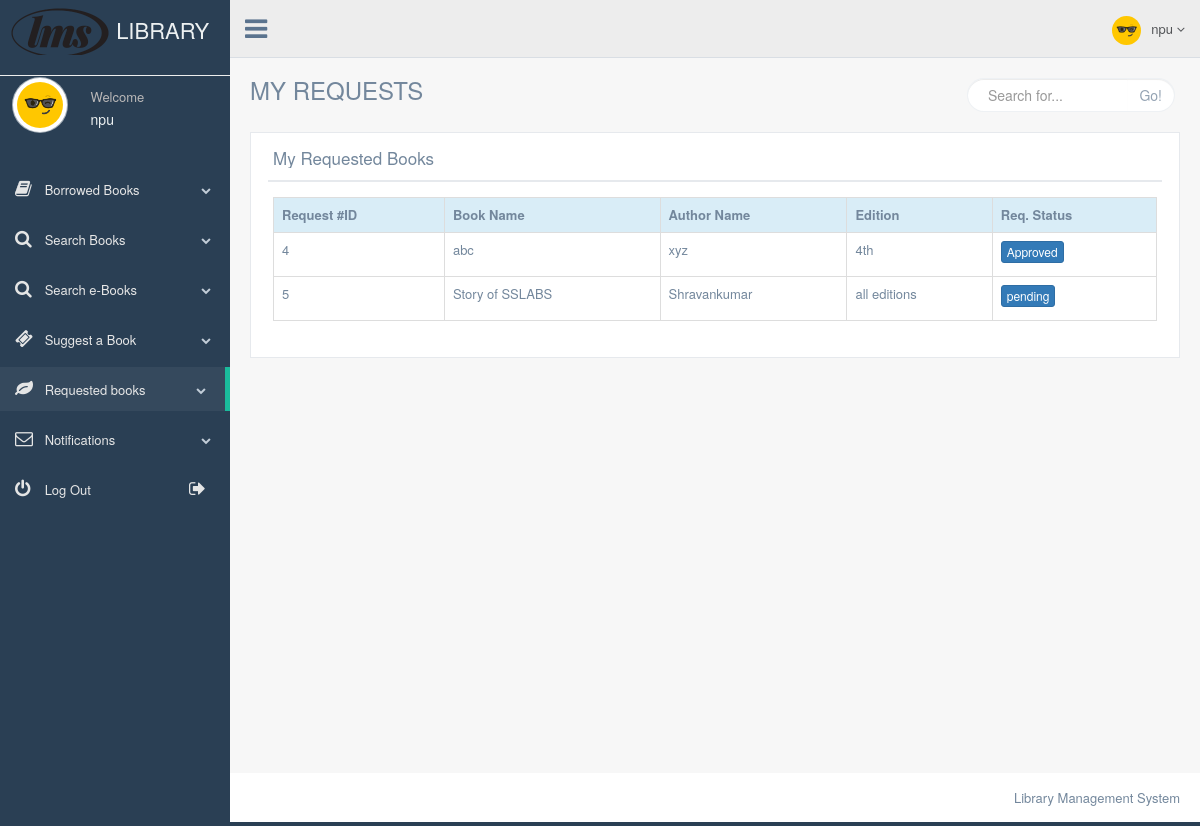
Screenshot of /student/requested_books.php (signed in) with the database file from the repository.
### tables this page shows
CREATE TABLE `suggest_books` (
  `id` int(8) NOT NULL,
  `suggest_by` varchar(64) NOT NULL,
  `book_name` varchar(128) NOT NULL,
  `author_name` varchar(128) NOT NULL,
  `edition` varchar(32) NOT NULL,
  `status` varchar(32) NOT NULL
);

### student/requested_books.php (the view, shortened to what this page needs)
<?php
    include "header.php";
?>
        <div class="right_col" role="main">
            <div class="">
                <div class="page-title">
                    <div class="title_left">
                        <h3>MY REQUESTS</h3>
                    </div>
                    <div class="title_right">
                        <div class="col-md-5 col-sm-5 col-xs-12 form-group pull-right top_search">
                            <div class="input-group">
                                <input type="text" class="form-control" placeholder="Search for...">
                    <span class="input-group-btn">
                      <button class="btn btn-default" type="button">Go!</button>
                    </span>
                            </div>
                        </div>
                    </div>
                </div>
                <div class="clearfix"></div>
                <div class="row" style="min-height:500px">
                    <div class="col-md-12 col-sm-12 col-xs-12">
                        <div class="x_panel">
                            <div class="x_title">
                                <h2>My Requested Books</h2>
                                <div class="clearfix"></div>
                            </div>
                            <div class="x_content">
                                <table class="table table-bordered">
                                    <tr class="bg-info">
                                        <th> Request #ID</th>
                                        <th> Book Name </th>
                                        <th> Author Name </th>
                                        <th> Edition </th>
                                        <th> Req. Status </th>
                                    </tr>
                                    <?php
                                        $suggestedby = $_SESSION['username'];
                                        $res = mysqli_query($db_connect, "SELECT * FROM suggest_books where suggest_by = '$suggestedby' ");
                                        while($row = mysqli_fetch_array($res)){
                                            echo "<tr>";
                                            echo "<td>". $row["id"] . "</td>";
                                            echo "<td>". $row["book_name"] . "</td>";
                                            echo "<td>". $row["author_name"] . "</td>";
                                            echo "<td>". $row["edition"] . "</td>";
                                            echo "<td> <buton class='btn btn-primary btn-xs'>". $row["status"]."</button></td>";
                                            echo "</tr>";
                                        }
                                    ?>
                                </table>
                            </div>
                        </div>
                    </div>
                </div>
            </div>
        </div>
<?php
    include "footer.php";
?>

### rows the page displays
suggest_books: id "4", book_name "abc", author_name "xyz", edition "4th", status "Approved"
suggest_books: id "5", book_name "Story of SSLABS", author_name "Shravankumar", edition "all editions", status "pending"

### other values shown
$_SESSION["username"] "npu"
